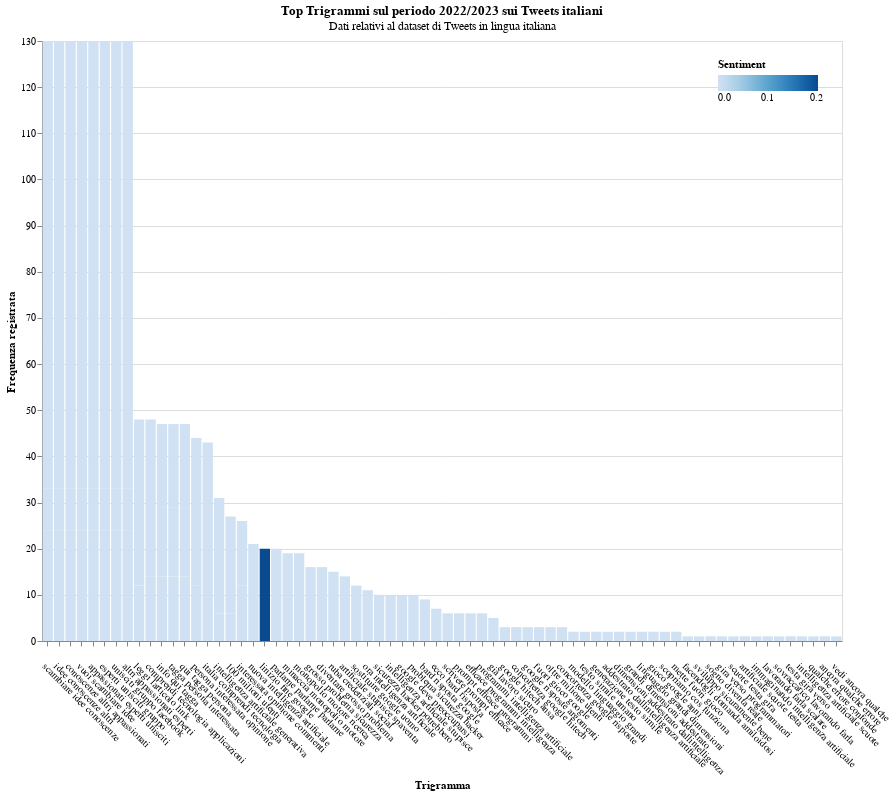

Notebook code for this chart:
### Code cell
#month_dropdown = alt.binding_select(options=df_top_trigrams['MonthName'].unique().tolist()+[None])
#month_sel = alt.selection_single(fields=['MonthName'], bind=month_dropdown, name="Seleziona", init={'MonthName': df_top_trigrams['MonthName'].iloc[0]})
optmont = ['Settembre','Ottobre','Dicembre','Gennaio', 'Febbraio', 'Marzo', 'Aprile', 'Maggio', 'Giugno']
labels = [option + ' ' for option in optmont]
month_dropdown = alt.binding_select(
    # Add the empty selection which shows all when clicked
    options=optmont + [None],
    labels=labels + ['All'],
    name='Selettore del periodo: '
)

month_sel = alt.selection_point(
    fields=['MonthName'],
    bind=month_dropdown,
)
#sentiment_scale = alt.Scale(domain=[-1, 1], range=['#FC2E20', '#FD7F20', '#FDB750'])
single = alt.selection_single(on='mouseover', nearest=True)

test = alt.Chart(df_top_trigrams, title=alt.Title('Top Trigrammi sul periodo 2022/2023',
    subtitle= 'Dati relativi al dataset di Tweets in lingua inglese')).mark_bar().encode(
    x=alt.X('Trigram:N', sort='-y', title='Trigramma'),
    y=alt.Y('Frequency:Q', title='Frequenza registrata'),
    color=alt.Color('Sentiment:Q'), #, scale=sentiment_scale),
    tooltip=[alt.Tooltip('Trigram:N', title="Trigramma"),
             alt.Tooltip('Frequency:Q', title="frequenza assoluta")]
).properties(
    width=800,
    height=600,
).configure_axisX(
    labelAngle=45,  # Specify the degree of inclination here
    labelAlign='left',  # Optional: Align the labels to the right for better readability
    labelPadding=15  # Optional: Add padding to the labels for better spacing
).add_selection(month_sel, single
).transform_filter(month_sel
).resolve_scale(y='independent'
).configure_legend(orient='top-right')

test_it = alt.Chart(df_top_trigrams_it, title=alt.Title('Top Trigrammi sul periodo 2022/2023 sui Tweets italiani',
    subtitle= 'Dati relativi al dataset di Tweets in lingua italiana')).mark_bar().encode(
    x=alt.X('Trigram:N', sort='-y', title='Trigramma'),
    y=alt.Y('Frequency:Q', title='Frequenza registrata'),
    color=alt.Color('Sentiment:Q'), #, scale=sentiment_scale),
    tooltip=[alt.Tooltip('Trigram:N', title="Trigramma"),
             alt.Tooltip('Frequency:Q', title="frequenza assoluta")]
).properties(
    width=800,
    height=600,
).configure_axisX(
    labelAngle=45,  # Specify the degree of inclination here
    labelAlign='left',  # Optional: Align the labels to the right for better readability
    labelPadding=15  # Optional: Add padding to the labels for better spacing
).add_selection(month_sel, single
).transform_filter(month_sel
).resolve_scale(y='independent'
).configure_legend(orient='top-right')

test_it

### Figure 1 — Vega-Lite specification as saved in the notebook (floating-point values rounded to 4 significant figures)
{"config": {"view": {"continuousWidth": 300, "continuousHeight": 300}, "axisX": {"labelAlign": "left", "labelAngle": 45, "labelPadding": 15}, "legend": {"orient": "top-right"}}, "data": {"name": "data-3079b0940864c73a429f2debe8879a1e"}, "mark": {"type": "bar"}, "encoding": {"color": {"field": "Sentiment", "type": "quantitative"}, "tooltip": [{"field": "Trigram", "title": "Trigramma", "type": "nominal"}, {"field": "Frequency", "title": "frequenza assoluta", "type": "quantitative"}], "x": {"field": "Trigram", "sort": "-y", "title": "Trigramma", "type": "nominal"}, "y": {"field": "Frequency", "title": "Frequenza registrata", "type": "quantitative"}}, "height": 600, "params": [{"name": "param_37", "select": {"type": "point", "fields": ["MonthName"]}, "bind": {"input": "select", "options": ["Settembre", "Ottobre", "Dicembre", "Gennaio", "Febbraio", "Marzo", "Aprile", "Maggio", "Giugno", null], "labels": ["Settembre ", "Ottobre ", "Dicembre ", "Gennaio ", "Febbraio ", "Marzo ", "Aprile ", "Maggio ", "Giugno ", "All"], "name": "Selettore del periodo: "}}, {"name": "param_38", "select": {"type": "point", "nearest": true, "on": "mouseover"}}], "resolve": {"scale": {"y": "independent"}}, "title": {"text": "Top Trigrammi sul periodo 2022/2023 sui Tweets italiani", "subtitle": "Dati relativi al dataset di Tweets in lingua italiana"}, "transform": [{"filter": {"param": "param_37"}}], "width": 800, "$schema": "https://vega.github.io/schema/vega-lite/v5.8.0.json", "datasets": {"data-3079b0940864c73a429f2debe8879a1e": [{"Month": 4, "Trigram": "info qui tagga", "Frequency": 14, "Sentiment": 0.0, "MonthName": "Aprile"}, {"Month": 4, "Trigram": "tagga persona interessata", "Frequency": 14, "Sentiment": 0.0, "MonthName": "Aprile"}, {"Month": 4, "Trigram": "persona interessata opinione", "Frequency": 12, "Sentiment": 0.0, "MonthName": "Aprile"}, {"Month": 4, "Trigram": "interessata opinione commenti", "Frequency": 12, "Sentiment": 0.0, "MonthName": "Aprile"}, {"Month": 4, "Trigram": "scrivere prompt efficace", "Frequency": 6, "Sentiment": 0.0, "MonthName": "Aprile"}, {"Month": 4, "Trigram": "prompt efficace programmi", "Frequency": 6, "Sentiment": 0.0, "MonthName": "Aprile"}, {"Month": 4, "Trigram": "efficace programmi intelligenza", "Frequency": 6, "Sentiment": 0.0, "MonthName": "Aprile"}, {"Month": 4, "Trigram": "programmi intelligenza artificiale", "Frequency": 6, "Sentiment": 0.0, "MonthName": "Aprile"}, {"Month": 4, "Trigram": "intelligenza artificiale generativa", "Frequency": 6, "Sentiment": 0.0, "MonthName": "Aprile"}, {"Month": 4, "Trigram": "qui tagga persona", "Frequency": 14, "Sentiment": 0.0, "MonthName": "Aprile"}, {"Month": 12, "Trigram": "sicurezza hacker potrebbero", "Frequency": 10, "Sentiment": 0.0, "MonthName": "Dicembre"}, {"Month": 12, "Trigram": "linizio fine google", "Frequency": 20, "Sentiment": 0.2023, "MonthName": "Dicembre"}, {"Month": 12, "Trigram": "intelligenza artificiale stupisce", "Frequency": 10, "Sentiment": 0.0, "MonthName": "Dicembre"}, {"Month": 12, "Trigram": "google deve preoccuparsi", "Frequency": 10, "Sentiment": 0.0, "MonthName": "Dicembre"}, {"Month": 12, "Trigram": "problema sicurezza hacker", "Frequency": 10, "Sentiment": 0.0, "MonthName": "Dicembre"}, {"Month": 12, "Trigram": "ora intelligenza artificiale", "Frequency": 11, "Sentiment": 0.0, "MonthName": "Dicembre"}, {"Month": 12, "Trigram": "sostituire google uomo", "Frequency": 12, "Sentiment": 0.0, "MonthName": "Dicembre"}, {"Month": 12, "Trigram": "artificiale stupisce spaventa", "Frequency": 14, "Sentiment": 0.0, "MonthName": "Dicembre"}, {"Month": 12, "Trigram": "grosso problema sicurezza", "Frequency": 16, "Sentiment": 0.0, "MonthName": "Dicembre"}, {"Month": 12, "Trigram": "diventare grosso problema", "Frequency": 16, "Sentiment": 0.0, "MonthName": "Dicembre"}, {"Month": 2, "Trigram": "info qui tagga", "Frequency": 15, "Sentiment": 0.0, "MonthName": "Febbraio"}, {"Month": 2, "Trigram": "leggi larticolo link", "Frequency": 12, "Sentiment": 0.0, "MonthName": "Febbraio"}, {"Month": 2, "Trigram": "italia comprendi tecnologia", "Frequency": 13, "Sentiment": 0.0, "MonthName": "Febbraio"}, {"Month": 2, "Trigram": "comprendi tecnologia applicazioni", "Frequency": 14, "Sentiment": 0.0, "MonthName": "Febbraio"}, {"Month": 2, "Trigram": "interessata opinione commenti", "Frequency": 14, "Sentiment": 0.0, "MonthName": "Febbraio"}, {"Month": 2, "Trigram": "persona interessata opinione", "Frequency": 14, "Sentiment": 0.0, "MonthName": "Febbraio"}, {"Month": 2, "Trigram": "tagga persona interessata", "Frequency": 15, "Sentiment": 0.0, "MonthName": "Febbraio"}, {"Month": 2, "Trigram": "qui tagga persona", "Frequency": 15, "Sentiment": 0.0, "MonthName": "Febbraio"}, {"Month": 2, "Trigram": "parlarne parlarne parlarne", "Frequency": 20, "Sentiment": 0.0, "MonthName": "Febbraio"}, {"Month": 2, "Trigram": "ruba credenziali social", "Frequency": 15, "Sentiment": 0.0, "MonthName": "Febbraio"}, {"Month": 1, "Trigram": "leggi larticolo link", "Frequency": 36, "Sentiment": 0.0, "MonthName": "Gennaio"}, {"Month": 1, "Trigram": "comprendi tecnologia applicazioni", "Frequency": 34, "Sentiment": 0.0, "MonthName": "Gennaio"}, {"Month": 1, "Trigram": "italia comprendi tecnologia", "Frequency": 30, "Sentiment": 0.0, "MonthName": "Gennaio"}, {"Month": 1, "Trigram": "intelligenza artificiale generativa", "Frequency": 25, "Sentiment": 0.0, "MonthName": "Gennaio"}, {"Month": 1, "Trigram": "minaccia monopolio motore", "Frequency": 19, "Sentiment": 0.0, "MonthName": "Gennaio"}, {"Month": 1, "Trigram": "monopolio motore ricerca", "Frequency": 19, "Sentiment": 0.0, "MonthName": "Gennaio"}, {"Month": 1, "Trigram": "info qui tagga", "Frequency": 18, "Sentiment": 0.0, "MonthName": "Gennaio"}, {"Month": 1, "Trigram": "qui tagga persona", "Frequency": 18, "Sentiment": 0.0, "MonthName": "Gennaio"}, {"Month": 1, "Trigram": "tagga persona interessata", "Frequency": 18, "Sentiment": 0.0, "MonthName": "Gennaio"}, {"Month": 1, "Trigram": "persona interessata opinione", "Frequency": 18, "Sentiment": 0.0, "MonthName": "Gennaio"}, {"Month": 6, "Trigram": "bard risposta google", "Frequency": 9, "Sentiment": 0.0, "MonthName": "Giugno"}, {"Month": 6, "Trigram": "scambiare idee conoscenze", "Frequency": 24, "Sentiment": 0.0, "MonthName": "Giugno"}, {"Month": 6, "Trigram": "idee conoscenze altri", "Frequency": 24, "Sentiment": 0.0, "MonthName": "Giugno"}, {"Month": 6, "Trigram": "conoscenze altri appassionati", "Frequency": 24, "Sentiment": 0.0, "MonthName": "Giugno"}, {"Month": 6, "Trigram": "ecco bard risposta", "Frequency": 7, "Sentiment": 0.0, "MonthName": "Giugno"}, {"Month": 6, "Trigram": "vuoi scambiare idee", "Frequency": 24, "Sentiment": 0.0, "MonthName": "Giugno"}, {"Month": 6, "Trigram": "appassionati esperti unisciti", "Frequency": 24, "Sentiment": 0.0, "MonthName": "Giugno"}, {"Month": 6, "Trigram": "esperti unisciti gruppo", "Frequency": 24, "Sentiment": 0.0, "MonthName": "Giugno"}, {"Month": 6, "Trigram": "unisciti gruppo facebook", "Frequency": 24, "Sentiment": 0.0, "MonthName": "Giugno"}, {"Month": 6, "Trigram": "altri appassionati esperti", "Frequency": 24, "Sentiment": 0.0, "MonthName": "Giugno"}, {"Month": 5, "Trigram": "già lavoro sicuro", "Frequency": 5, "Sentiment": 0.0, "MonthName": "Maggio"}, {"Month": 5, "Trigram": "appassionati esperti unisciti", "Frequency": 9, "Sentiment": 0.0, "MonthName": "Maggio"}, {"Month": 5, "Trigram": "unisciti gruppo facebook", "Frequency": 9, "Sentiment": 0.0, "MonthName": "Maggio"}, {"Month": 5, "Trigram": "esperti unisciti gruppo", "Frequency": 9, "Sentiment": 0.0, "MonthName": "Maggio"}, {"Month": 5, "Trigram": "altri appassionati esperti", "Frequency": 9, "Sentiment": 0.0, "MonthName": "Maggio"}, {"Month": 5, "Trigram": "conoscenze altri appassionati", "Frequency": 9, "Sentiment": 0.0, "MonthName": "Maggio"}, {"Month": 5, "Trigram": "idee conoscenze altri", "Frequency": 9, "Sentiment": 0.0, "MonthName": "Maggio"}, {"Month": 5, "Trigram": "scambiare idee conoscenze", "Frequency": 9, "Sentiment": 0.0, "MonthName": "Maggio"}, {"Month": 5, "Trigram": "vuoi scambiare idee", "Frequency": 9, "Sentiment": 0.0, "MonthName": "Maggio"}, {"Month": 5, "Trigram": "100 milioni utenti", "Frequency": 6, "Sentiment": 0.0, "MonthName": "Maggio"}, {"Month": 3, "Trigram": "nuova intelligenza artificiale", "Frequency": 21, "Sentiment": 0.0, "MonthName": "Marzo"}, {"Month": 3, "Trigram": "100 milioni utenti", "Frequency": 21, "Sentiment": 0.0, "MonthName": "Marzo"}, {"Month": 3, "Trigram": "unisciti gruppo facebook", "Frequency": 97, "Sentiment": 0.0, "MonthName": "Marzo"}, {"Month": 3, "Trigram": "esperti unisciti gruppo", "Frequency": 97, "Sentiment": 0.0, "MonthName": "Marzo"}, {"Month": 3, "Trigram": "appassionati esperti unisciti", "Frequency": 97, "Sentiment": 0.0, "MonthName": "Marzo"}, {"Month": 3, "Trigram": "altri appassionati esperti", "Frequency": 97, "Sentiment": 0.0, "MonthName": "Marzo"}, {"Month": 3, "Trigram": "conoscenze altri appassionati", "Frequency": 97, "Sentiment": 0.0, "MonthName": "Marzo"}, {"Month": 3, "Trigram": "idee conoscenze altri", "Frequency": 97, "Sentiment": 0.0, "MonthName": "Marzo"}, {"Month": 3, "Trigram": "scambiare idee conoscenze", "Frequency": 97, "Sentiment": 0.0, "MonthName": "Marzo"}, {"Month": 3, "Trigram": "vuoi scambiare idee", "Frequency": 97, "Sentiment": 0.0, "MonthName": "Marzo"}, {"Month": 11, "Trigram": "modello linguaggio grandi", "Frequency": 2, "Sentiment": 0.0, "MonthName": "Novembre"}, {"Month": 11, "Trigram": "facendogli domanda amiloidosi", "Frequency": 1, "Sentiment": 0.0, "MonthName": "Novembre"}, {"Month": 11, "Trigram": "testo simile umano", "Frequency": 2, "Sentiment": 0.0, "MonthName": "Novembre"}, {"Month": 11, "Trigram": "generazione testo simile", "Frequency": 2, "Sentiment": 0.0, "MonthName": "Novembre"}, {"Month": 11, "Trigram": "addestrato dallintelligenza artificiale", "Frequency": 2, "Sentiment": 0.0, "MonthName": "Novembre"}, {"Month": 11, "Trigram": "dimensioni addestrato dallintelligenza", "Frequency": 2, "Sentiment": 0.0, "MonthName": "Novembre"}, {"Month": 11, "Trigram": "grandi dimensioni addestrato", "Frequency": 2, "Sentiment": 0.0, "MonthName": "Novembre"}, {"Month": 11, "Trigram": "linguaggio grandi dimensioni", "Frequency": 2, "Sentiment": 0.0, "MonthName": "Novembre"}, {"Month": 11, "Trigram": "sviluppo sicuramente bene", "Frequency": 1, "Sentiment": 0.0, "MonthName": "Novembre"}, {"Month": 11, "Trigram": "sogno diventa reale", "Frequency": 1, "Sentiment": 0.0, "MonthName": "Novembre"}, {"Month": 10, "Trigram": "gira verso programmatori", "Frequency": 1, "Sentiment": 0.0, "MonthName": "Ottobre"}, {"Month": 10, "Trigram": "scuote testa gira", "Frequency": 1, "Sentiment": 0.0, "MonthName": "Ottobre"}, {"Month": 10, "Trigram": "artificiale scuote testa", "Frequency": 1, "Sentiment": 0.0, "MonthName": "Ottobre"}, {"Month": 10, "Trigram": "immaginando intelligenza artificiale", "Frequency": 1, "Sentiment": 0.0, "MonthName": "Ottobre"}, {"Month": 10, "Trigram": "lavorando farla scalare", "Frequency": 1, "Sentiment": 0.0, "MonthName": "Ottobre"}, {"Month": 10, "Trigram": "sovraccarico lavorando farla", "Frequency": 1, "Sentiment": 0.0, "MonthName": "Ottobre"}, {"Month": 10, "Trigram": "google hitech ansa", "Frequency": 3, "Sentiment": 0.0, "MonthName": "Ottobre"}, {"Month": 10, "Trigram": "concorrenza google hitech", "Frequency": 3, "Sentiment": 0.0, "MonthName": "Ottobre"}, {"Month": 10, "Trigram": "testa gira verso", "Frequency": 1, "Sentiment": 0.0, "MonthName": "Ottobre"}, {"Month": 10, "Trigram": "intelligenza artificiale scuote", "Frequency": 1, "Sentiment": 0.0, "MonthName": "Ottobre"}, {"Month": 9, "Trigram": "google risposte argomenti", "Frequency": 3, "Sentiment": 0.0, "MonthName": "Settembre"}, {"Month": 9, "Trigram": "qualche errore confonde", "Frequency": 1, "Sentiment": 0.0, "MonthName": "Settembre"}, {"Month": 9, "Trigram": "ancora qualche errore", "Frequency": 1, "Sentiment": 0.0, "MonthName": "Settembre"}, {"Month": 9, "Trigram": "vedi ancora qualche", "Frequency": 1, "Sentiment": 0.0, "MonthName": "Settembre"}, {"Month": 9, "Trigram": "gioco google anni", "Frequency": 2, "Sentiment": 0.0, "MonthName": "Settembre"}, {"Month": 9, "Trigram": "fuori gioco google", "Frequency": 3, "Sentiment": 0.0, "MonthName": "Settembre"}, {"Month": 9, "Trigram": "scopriamo cos funziona", "Frequency": 2, "Sentiment": 0.0, "MonthName": "Settembre"}, {"Month": 9, "Trigram": "oltre milione utenti", "Frequency": 3, "Sentiment": 0.0, "MonthName": "Settembre"}, {"Month": 9, "Trigram": "concorrenza google risposte", "Frequency": 3, "Sentiment": 0.0, "MonthName": "Settembre"}, {"Month": 9, "Trigram": "mette fuori gioco", "Frequency": 2, "Sentiment": 0.0, "MonthName": "Settembre"}]}}
